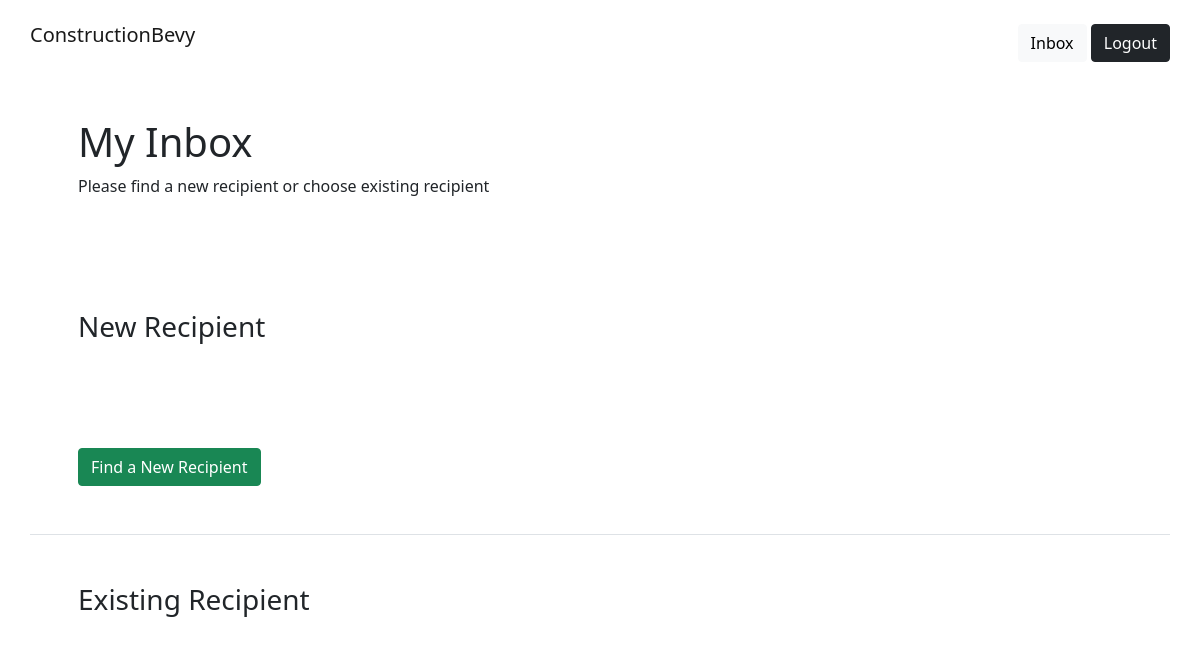
Page /network/inbox/ (signed in) on the earlier database version.
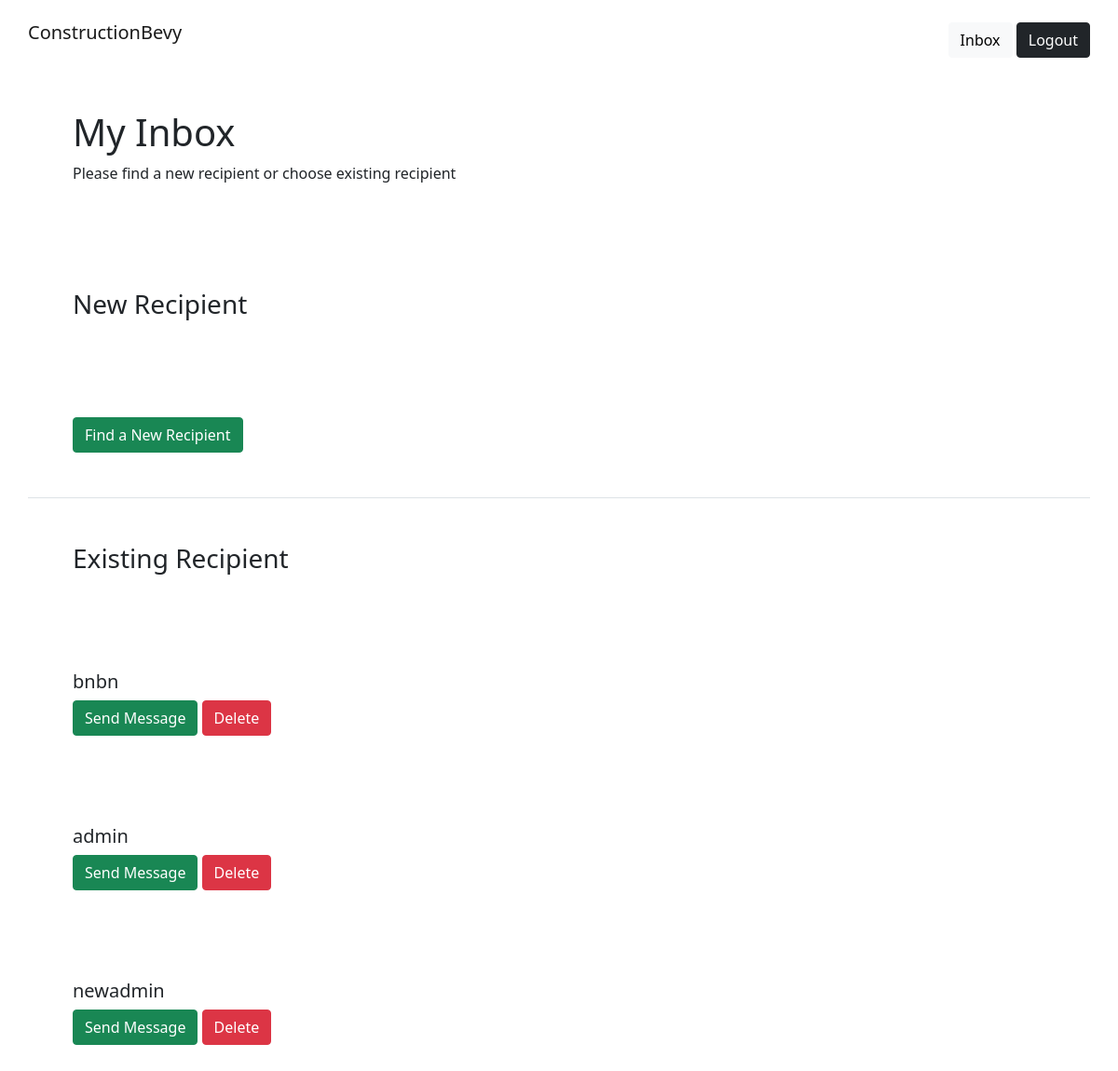
Same page on the later database version.
### Network/models.py (models this page shows)
class ThreadModel(models.Model):
    user = models.ForeignKey(User, on_delete=models.CASCADE, related_name='+')
    receiver = models.ForeignKey(User, on_delete=models.CASCADE, related_name='+')

### Network/views.py (the view)
# urls.py: path('inbox/', ListThreads.as_view(), name='inbox'),
class ListThreads(View):
    def get(self, request, *args, **kwargs):
        threads = ThreadModel.objects.filter(Q(user=request.user) | Q(receiver=request.user))
        requestUser = request.user
        context = {
            'threads' : threads,
            'requestUser' : requestUser
        }
        return render(request, 'network/inbox.html', context)

### Network/templates/network/inbox.html
{% extends 'landing/base.html' %}
{% block content %}
<div class="container">
  <div class="row">
    <div class="col-md-12 p-5">
      <h1>My Inbox</h1>
      <p>Please find a new recipient or choose existing recipient</p>
    </div>
  </div>
  <div class="row">
    <div class="col-md-12 p-5">
      <h3>New Recipient</h3>
    </div>
  </div>
  <div class="row">
    <div class="col-md-12 p-5 border-bottom">
      <form method="GET" action="{% url 'create-thread' %}">
        <button class="btn btn-success" type="submit">Find a New Recipient</button>
      </form>
    </div>
  </div>
  <div class="row">
    <div class="col-md-12 p-5">
      <h3>Existing Recipient</h3>
    </div>
  </div>
  {% for thread in threads.all %}
  <div class="row">
    <div class="col-md-12 p-5">
      {% if requestUser == thread.user %}
      <h5>{{thread.receiver}}</h5>
      {% else %}
      <h5>{{thread.user}}</h5>
      {% endif %}
    <a class="btn btn-success" href="{% url 'thread' thread.pk %}">Send Message</a>
    <a class="btn btn-danger" href="{% url 'delete-inbox' thread.pk %}">Delete</a>
      </div>
  </div>
  {% endfor %}
</div>
{% endblock content %}

### Home/templates/landing/base.html (shortened to what this page needs)
<!doctype html>
<html lang="en">
  <head>
    <link href="https://cdn.jsdelivr.net/npm/bootstrap@5.0.2/dist/css/bootstrap.min.css" rel="stylesheet">
  </head>
  <body>
    {% include 'landing/navbar.html' %}
    {% block content %}
    {% endblock content %}
  </body>
</html>

### Home/templates/landing/navbar.html (shortened to what this page needs)
<div class="container gx-0">
  <nav class="navbar navbar-expand-lg navbar-light">
    <div class="container-fluid">
        <a class="navbar-brand"
          {% if user.is_authenticated %}
            href="{% url 'post-list' %}"
          {% else %}
          href="{% url 'index' %}"
          {% endif %}
        >
            ConstructionBevy
          </a>
      <div class="" id="navbarTogglerDemo02">
          {% if user.is_authenticated %}
          <a class="btn btn-light mt-3" href="{% url 'inbox' %}">Inbox</a>
          <a class="btn btn-dark mt-3" href="{% url 'account_logout' %}">Logout</a>
          {% endif %}
      </div>
    </div>
  </nav>
</div>

Differences in the rows shown:
added ThreadModel: receiver "bnbn"
added ThreadModel: receiver "admin"
added ThreadModel: user "newadmin"
